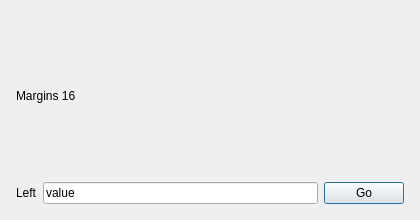
<?xml version="1.0" encoding="UTF-8"?>
<ui version="4.0"><class>Dialog</class><widget class="QDialog" name="Dialog"><property name="geometry"><rect><x>0</x><y>0</y><width>420</width><height>220</height></rect></property><property name="windowTitle"><string>Margins 16</string></property><layout class="QVBoxLayout" name="verticalLayout"><property name="leftMargin"><number>16</number></property><property name="topMargin"><number>16</number></property><property name="rightMargin"><number>16</number></property><property name="bottomMargin"><number>16</number></property><property name="spacing"><number>6</number></property><item><widget class="QLabel" name="title"><property name="text"><string>Margins 16</string></property></widget></item><item><layout class="QHBoxLayout" name="row"><property name="leftMargin"><number>0</number></property><property name="topMargin"><number>0</number></property><property name="rightMargin"><number>0</number></property><property name="bottomMargin"><number>0</number></property><property name="spacing"><number>6</number></property><item><widget class="QLabel" name="left"><property name="text"><string>Left</string></property></widget></item><item><widget class="QLineEdit" name="edit"><property name="text"><string>value</string></property></widget></item><item><widget class="QPushButton" name="go"><property name="text"><string>Go</string></property></widget></item></layout></item></layout></widget></ui>
